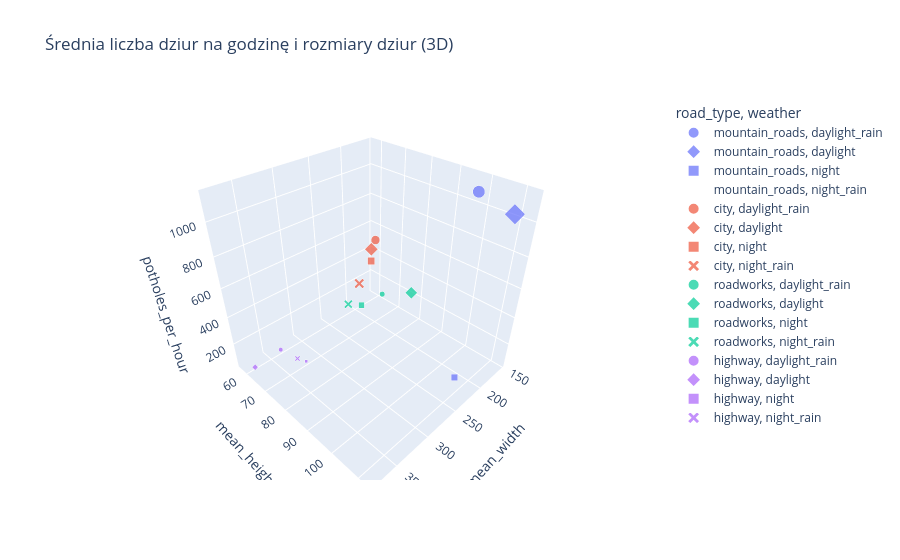

Notebook code cell kept with this figure:
### Code cell
# Interaktywny wykres 3D (plotly)
fig = px.scatter_3d(
    df_merged,
    x="mean_width",
    y="mean_height",
    z="potholes_per_hour",
    color="road_type",
    symbol="weather",
    size="potholes_per_hour",
    hover_data=["road_type", "weather", "category"],
    title="Średnia liczba dziur na godzinę i rozmiary dziur (3D)",
)
fig.show()

### Figure 1 — Plotly figure (JSON) as saved in the notebook; plotly's stock layout.template omitted (floating-point values rounded to 4 significant figures)
{"data": [{"customdata": [["mountain_roads", "daylight_rain", "mountain_roads_daylight_rain"]], "hovertemplate": "road_type=%{customdata[0]}<br>weather=%{customdata[1]}<br>mean_width=%{x}<br>mean_height=%{y}<br>potholes_per_hour=%{marker.size}<br>category=%{customdata[2]}<extra></extra>", "legendgroup": "mountain_roads, daylight_rain", "marker": {"color": "#636efa", "size": [1132.0], "sizemode": "area", "sizeref": 2.831, "symbol": "circle"}, "mode": "markers", "name": "mountain_roads, daylight_rain", "scene": "scene", "showlegend": true, "type": "scatter3d", "x": [181.2], "y": [101.5], "z": [1132.0]}, {"customdata": [["mountain_roads", "daylight", "mountain_roads_daylight"]], "hovertemplate": "road_type=%{customdata[0]}<br>weather=%{customdata[1]}<br>mean_width=%{x}<br>mean_height=%{y}<br>potholes_per_hour=%{marker.size}<br>category=%{customdata[2]}<extra></extra>", "legendgroup": "mountain_roads, daylight", "marker": {"color": "#636efa", "size": [1024.0], "sizemode": "area", "sizeref": 2.831, "symbol": "diamond"}, "mode": "markers", "name": "mountain_roads, daylight", "scene": "scene", "showlegend": true, "type": "scatter3d", "x": [156.9], "y": [109.2], "z": [1024.0]}, {"customdata": [["mountain_roads", "night", "mountain_roads_night"]], "hovertemplate": "road_type=%{customdata[0]}<br>weather=%{customdata[1]}<br>mean_width=%{x}<br>mean_height=%{y}<br>potholes_per_hour=%{marker.size}<br>category=%{customdata[2]}<extra></extra>", "legendgroup": "mountain_roads, night", "marker": {"color": "#636efa", "size": [261.4], "sizemode": "area", "sizeref": 2.831, "symbol": "square"}, "mode": "markers", "name": "mountain_roads, night", "scene": "scene", "showlegend": true, "type": "scatter3d", "x": [251.2], "y": [112.6], "z": [261.4]}, {"customdata": [["mountain_roads", "night_rain", "mountain_roads_night_rain"]], "hovertemplate": "road_type=%{customdata[0]}<br>weather=%{customdata[1]}<br>mean_width=%{x}<br>mean_height=%{y}<br>potholes_per_hour=%{marker.size}<br>category=%{customdata[2]}<extra></extra>", "legendgroup": "mountain_roads, night_rain", "marker": {"color": "#636efa", "size": [0.0], "sizemode": "area", "sizeref": 2.831, "symbol": "x"}, "mode": "markers", "name": "mountain_roads, night_rain", "scene": "scene", "showlegend": true, "type": "scatter3d", "x": [NaN], "y": [NaN], "z": [0.0]}, {"customdata": [["city", "daylight_rain", "city_daylight_rain"]], "hovertemplate": "road_type=%{customdata[0]}<br>weather=%{customdata[1]}<br>mean_width=%{x}<br>mean_height=%{y}<br>potholes_per_hour=%{marker.size}<br>category=%{customdata[2]}<extra></extra>", "legendgroup": "city, daylight_rain", "marker": {"color": "#EF553B", "size": [592.6], "sizemode": "area", "sizeref": 2.831, "symbol": "circle"}, "mode": "markers", "name": "city, daylight_rain", "scene": "scene", "showlegend": true, "type": "scatter3d", "x": [181.7], "y": [65.73], "z": [592.6]}, {"customdata": [["city", "daylight", "city_daylight"]], "hovertemplate": "road_type=%{customdata[0]}<br>weather=%{customdata[1]}<br>mean_width=%{x}<br>mean_height=%{y}<br>potholes_per_hour=%{marker.size}<br>category=%{customdata[2]}<extra></extra>", "legendgroup": "city, daylight", "marker": {"color": "#EF553B", "size": [409.8], "sizemode": "area", "sizeref": 2.831, "symbol": "diamond"}, "mode": "markers", "name": "city, daylight", "scene": "scene", "showlegend": true, "type": "scatter3d", "x": [156.4], "y": [57.57], "z": [409.8]}, {"customdata": [["city", "night", "city_night"]], "hovertemplate": "road_type=%{customdata[0]}<br>weather=%{customdata[1]}<br>mean_width=%{x}<br>mean_height=%{y}<br>potholes_per_hour=%{marker.size}<br>category=%{customdata[2]}<extra></extra>", "legendgroup": "city, night", "marker": {"color": "#EF553B", "size": [306.3], "sizemode": "area", "sizeref": 2.831, "symbol": "square"}, "mode": "markers", "name": "city, night", "scene": "scene", "showlegend": true, "type": "scatter3d", "x": [154.9], "y": [57.08], "z": [306.3]}, {"customdata": [["city", "night_rain", "city_night_rain"]], "hovertemplate": "road_type=%{customdata[0]}<br>weather=%{customdata[1]}<br>mean_width=%{x}<br>mean_height=%{y}<br>potholes_per_hour=%{marker.size}<br>category=%{customdata[2]}<extra></extra>", "legendgroup": "city, night_rain", "marker": {"color": "#EF553B", "size": [283.5], "sizemode": "area", "sizeref": 2.831, "symbol": "x"}, "mode": "markers", "name": "city, night_rain", "scene": "scene", "showlegend": true, "type": "scatter3d", "x": [203.7], "y": [63.39], "z": [283.5]}, {"customdata": [["roadworks", "daylight_rain", "roadworks_daylight_rain"]], "hovertemplate": "road_type=%{customdata[0]}<br>weather=%{customdata[1]}<br>mean_width=%{x}<br>mean_height=%{y}<br>potholes_per_hour=%{marker.size}<br>category=%{customdata[2]}<extra></extra>", "legendgroup": "roadworks, daylight_rain", "marker": {"color": "#00cc96", "size": [220.0], "sizemode": "area", "sizeref": 2.831, "symbol": "circle"}, "mode": "markers", "name": "roadworks, daylight_rain", "scene": "scene", "showlegend": true, "type": "scatter3d", "x": [186.0], "y": [70.23], "z": [220.0]}, {"customdata": [["roadworks", "daylight", "roadworks_daylight"]], "hovertemplate": "road_type=%{customdata[0]}<br>weather=%{customdata[1]}<br>mean_width=%{x}<br>mean_height=%{y}<br>potholes_per_hour=%{marker.size}<br>category=%{customdata[2]}<extra></extra>", "legendgroup": "roadworks, daylight", "marker": {"color": "#00cc96", "size": [351.3], "sizemode": "area", "sizeref": 2.831, "symbol": "diamond"}, "mode": "markers", "name": "roadworks, daylight", "scene": "scene", "showlegend": true, "type": "scatter3d", "x": [184.6], "y": [82.71], "z": [351.3]}, {"customdata": [["roadworks", "night", "roadworks_night"]], "hovertemplate": "road_type=%{customdata[0]}<br>weather=%{customdata[1]}<br>mean_width=%{x}<br>mean_height=%{y}<br>potholes_per_hour=%{marker.size}<br>category=%{customdata[2]}<extra></extra>", "legendgroup": "roadworks, night", "marker": {"color": "#00cc96", "size": [212.2], "sizemode": "area", "sizeref": 2.831, "symbol": "square"}, "mode": "markers", "name": "roadworks, night", "scene": "scene", "showlegend": true, "type": "scatter3d", "x": [222.8], "y": [69.27], "z": [212.2]}, {"customdata": [["roadworks", "night_rain", "roadworks_night_rain"]], "hovertemplate": "road_type=%{customdata[0]}<br>weather=%{customdata[1]}<br>mean_width=%{x}<br>mean_height=%{y}<br>potholes_per_hour=%{marker.size}<br>category=%{customdata[2]}<extra></extra>", "legendgroup": "roadworks, night_rain", "marker": {"color": "#00cc96", "size": [217.5], "sizemode": "area", "sizeref": 2.831, "symbol": "x"}, "mode": "markers", "name": "roadworks, night_rain", "scene": "scene", "showlegend": true, "type": "scatter3d", "x": [234.9], "y": [66.05], "z": [217.5]}, {"customdata": [["highway", "daylight_rain", "highway_daylight_rain"]], "hovertemplate": "road_type=%{customdata[0]}<br>weather=%{customdata[1]}<br>mean_width=%{x}<br>mean_height=%{y}<br>potholes_per_hour=%{marker.size}<br>category=%{customdata[2]}<extra></extra>", "legendgroup": "highway, daylight_rain", "marker": {"color": "#ab63fa", "size": [148.2], "sizemode": "area", "sizeref": 2.831, "symbol": "circle"}, "mode": "markers", "name": "highway, daylight_rain", "scene": "scene", "showlegend": true, "type": "scatter3d", "x": [345.8], "y": [64.9], "z": [148.2]}, {"customdata": [["highway", "daylight", "highway_daylight"]], "hovertemplate": "road_type=%{customdata[0]}<br>weather=%{customdata[1]}<br>mean_width=%{x}<br>mean_height=%{y}<br>potholes_per_hour=%{marker.size}<br>category=%{customdata[2]}<extra></extra>", "legendgroup": "highway, daylight", "marker": {"color": "#ab63fa", "size": [86.97], "sizemode": "area", "sizeref": 2.831, "symbol": "diamond"}, "mode": "markers", "name": "highway, daylight", "scene": "scene", "showlegend": true, "type": "scatter3d", "x": [379.9], "y": [62.73], "z": [86.97]}, {"customdata": [["highway", "night", "highway_night"]], "hovertemplate": "road_type=%{customdata[0]}<br>weather=%{customdata[1]}<br>mean_width=%{x}<br>mean_height=%{y}<br>potholes_per_hour=%{marker.size}<br>category=%{customdata[2]}<extra></extra>", "legendgroup": "highway, night", "marker": {"color": "#ab63fa", "size": [50.82], "sizemode": "area", "sizeref": 2.831, "symbol": "square"}, "mode": "markers", "name": "highway, night", "scene": "scene", "showlegend": true, "type": "scatter3d", "x": [324.4], "y": [70.13], "z": [50.82]}, {"customdata": [["highway", "night_rain", "highway_night_rain"]], "hovertemplate": "road_type=%{customdata[0]}<br>weather=%{customdata[1]}<br>mean_width=%{x}<br>mean_height=%{y}<br>potholes_per_hour=%{marker.size}<br>category=%{customdata[2]}<extra></extra>", "legendgroup": "highway, night_rain", "marker": {"color": "#ab63fa", "size": [84.0], "sizemode": "area", "sizeref": 2.831, "symbol": "x"}, "mode": "markers", "name": "highway, night_rain", "scene": "scene", "showlegend": true, "type": "scatter3d", "x": [333.0], "y": [68.69], "z": [84.0]}], "layout": {"legend": {"itemsizing": "constant", "title": {"text": "road_type, weather"}, "tracegroupgap": 0}, "scene": {"domain": {"x": [0, 1], "y": [0, 1]}, "xaxis": {"title": {"text": "mean_width"}}, "yaxis": {"title": {"text": "mean_height"}}, "zaxis": {"title": {"text": "potholes_per_hour"}}}, "title": {"text": "Średnia liczba dziur na godzinę i rozmiary dziur (3D)"}}}
